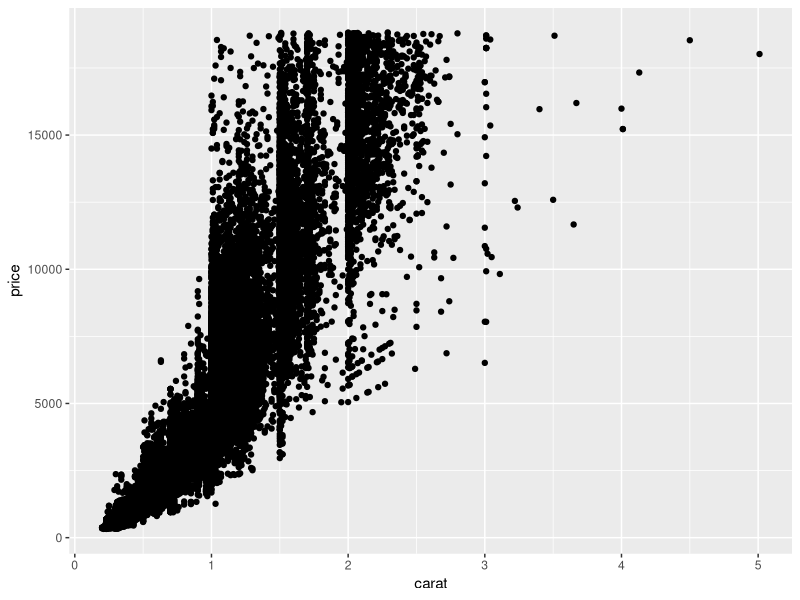
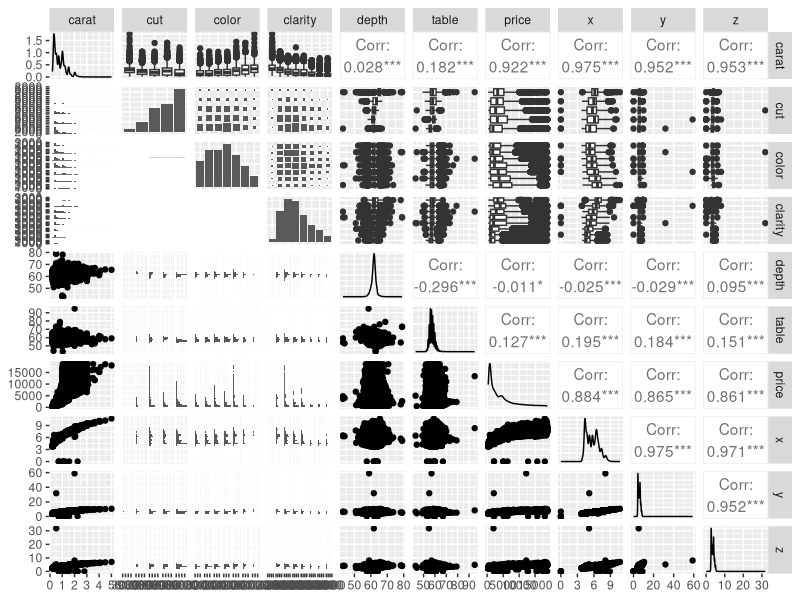
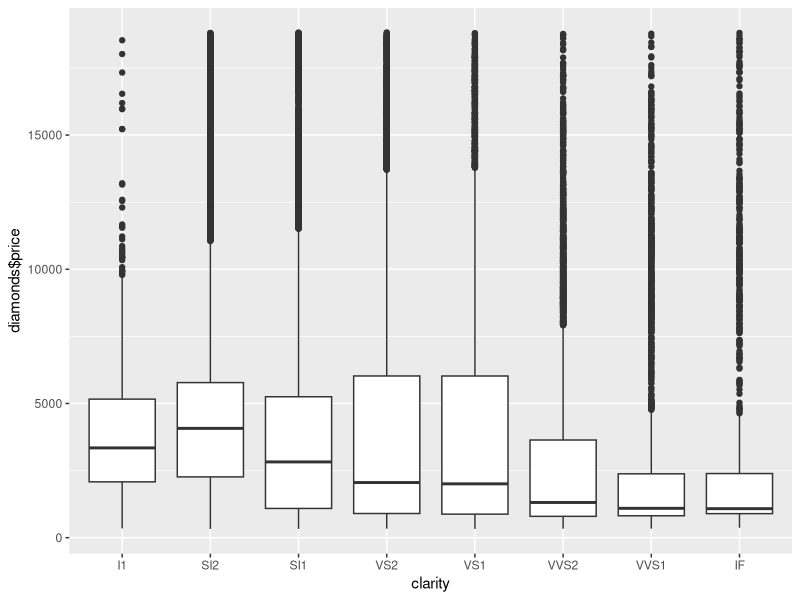

These charts were generated, in order, by the following R code:
## ---- chunk 1
library(ggplot2)
library(tidyverse)
library(skimr)
library(GGally)
## ---- chunk 2
View(diamonds)
names(diamonds)
dim(diamonds)
summary(diamonds)
head(diamonds)
tail(diamonds)
skimr:: skim(diamonds)
## ---- chunk 3
ggplot(data=diamonds, aes(carat, price))+
  geom_point()
## ---- chunk 4
ggpairs(diamonds, columns = 1:ncol(diamonds))
## ---- chunk 5
ggplot(diamonds, aes(clarity, diamonds$price))+
  geom_boxplot()
